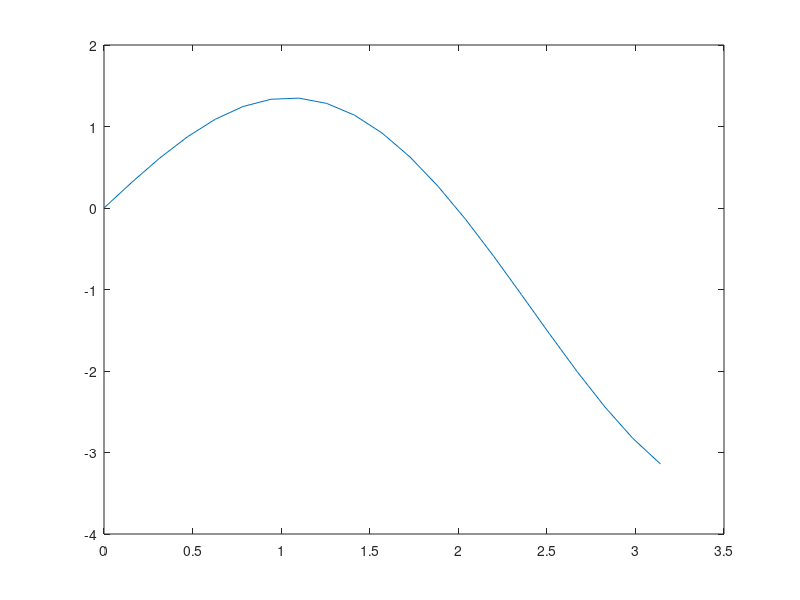

The MATLAB source for this figure:
#shooting method y'' = f(x, y, y') linear

clc; clear;
N = 20; a = 0; b = pi;
x = linspace(a, b, N + 1);
h = x(2) - x(1); #same as (b-a)/N
y1 = zeros(1, N + 1); y2 = zeros(1, N + 1); y = zeros(1, N + 1);
dy1 = zeros(1, N + 1); dy2 = zeros(1, N + 1);

first = 0; second = 0;

f = @(x, y, dy) dy + y + (-2 * (1 + x)) * cos(x) + (x - 4) * sin(x); # y'' = f(x,y, y') -? f(x, y, dy)
f_homo = @(x, y, dy) dy + y;
y1(1) = 0; y2(1) = 0; y(N + 1) = -pi; #경계값 -> 양끝에서 초기값으로 변경해야 한다.

#y'' = f(x, y , dy)
# y' = u
#u' = f(x, U, u) -> 다음 u를 구할 수 있다.
#다음 u -> 다음 y를 구한다.

#euler

%{
for n = 1:N
    k1 = f(x(n), y1(n), dy1(n)); #y''(a)
    dy1(n + 1) = k1 * h + dy1(n); #y'(a+h) = y''(a)*h + y'(a)
    y1(n + 1) = dy1(n) * h + y1(n);
end

first = y1(N + 1);

dy2(1) = 7;

for n = 1:N
    k1 = y2(n) + dy2(n);
    dy2(n + 1) = k1 * h + dy2(n);
    y2(n + 1) = dy2(n) * h + y2(n);
end

second = y2(N + 1);

c = (-pi - first) / second;
y = y1 + c * y2;
plot(x, y)
%}

for n = 1:N
    dy_k1 = f(x(n), y1(n), dy1(n)); #현재 dy의 기울기
    y_k1 = dy1(n); #현재 y의기울기
    dy_k2 = f(x(n) + h/2, y1(n) + h/2 * y_k1, dy1(n) + h/2 * dy_k1); #중점에서 dy의 기울기 y''
    y_k2 = dy_k1 * h/2 + y_k1; #중점에서 y의 기울기
    dy_k3 = f(x(n) + h/2, y1(n) + h/2 * y_k2, dy1(n) + h/2 * dy_k2);
    y_k3 = dy_k2 * h/2 + y_k2;
    dy_k4 = f(x(n) + h, y1(n) + h * y_k3, dy1(n) + h * dy_k3);
    y_k4 = dy_k3 * h + y_k3;
    dy1(n + 1) = dy1(n) + (1/6) * (dy_k1 + 2 * dy_k2 + 2 * dy_k3 + dy_k4) *h;
    y1(n + 1) = y1(n) + (1/6) * (y_k1 + 2 * y_k2 + 2 * y_k3 + y_k4) * h;
end

first = y1(N + 1);

dy2(1) = 1;

for n = 1:N
    dy_k1 = f_homo(x(n), y2(n), dy2(n)); #현재 dy의 기울기
    y_k1 = dy2(n); #현재 y의기울기
    dy_k2 = f_homo(x(n) + h/2, y2(n) + h/2 * y_k1, dy2(n) + h/2 * dy_k1); #중점에서 dy의 기울기 y''
    y_k2 = dy_k1 * h/2 + y_k1; #중점에서 y의 기울기
    dy_k3 = f_homo(x(n) + h/2, y2(n) + h/2 * y_k2, dy2(n) + h/2 * dy_k2);
    y_k3 = dy_k2 * h/2 + y_k2;
    dy_k4 = f_homo(x(n) + h, y2(n) + h * y_k3, dy2(n) + h * dy_k3);
    y_k4 = dy_k3 * h + y_k3;
    dy2(n + 1) = dy2(n) + (1/6) * (dy_k1 + 2 * dy_k2 + 2 * dy_k3 + dy_k4) * h;
    y2(n + 1) = y2(n) + (1/6) * (y_k1 + 2 * y_k2 + 2 * y_k3 + y_k4) * h;
end

second = y2(N + 1);

c = (y(N + 1) - first) / second;
y = y1 + c * y2;
plot(x, y);
